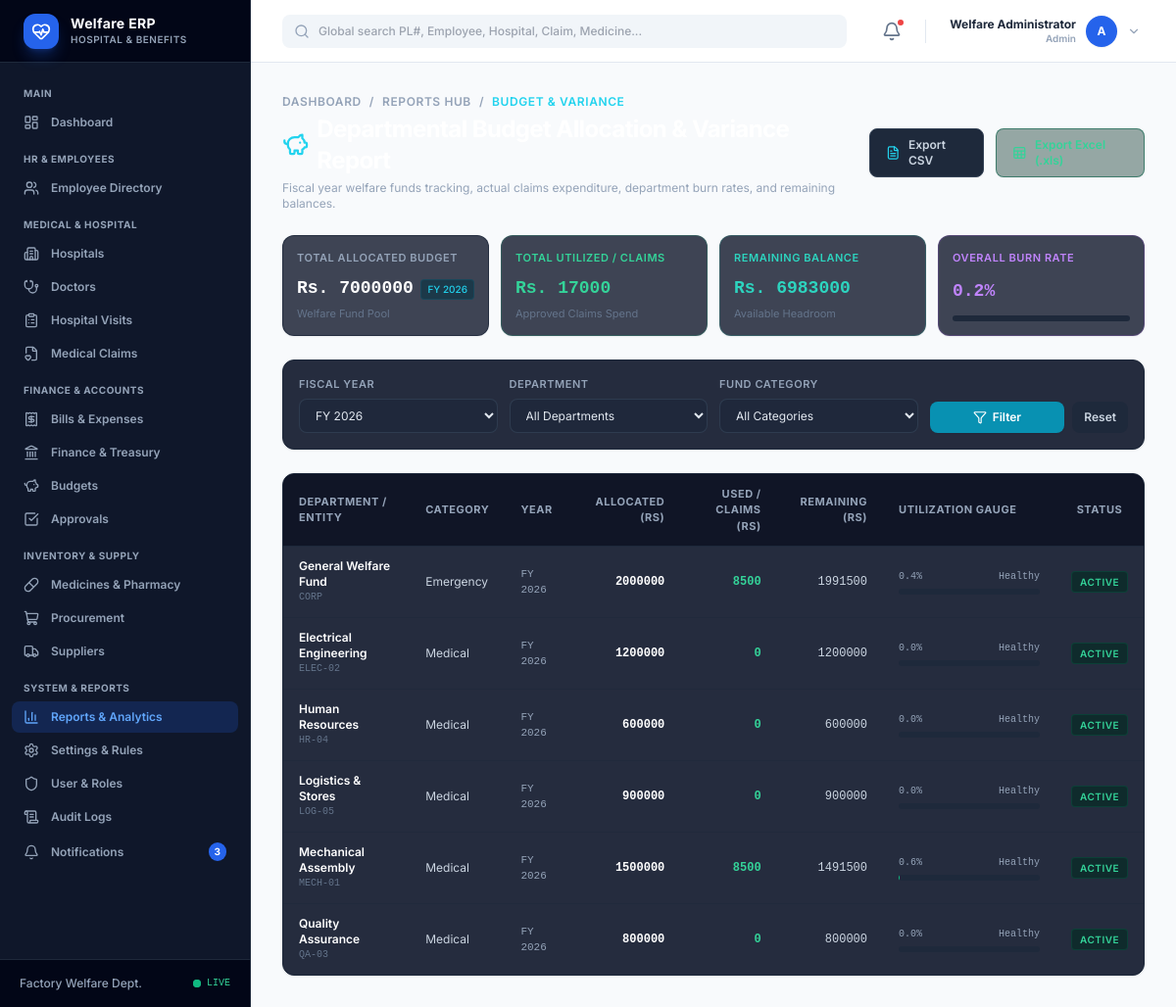
Before: /reports/budget/ (signed in) with the older database file.
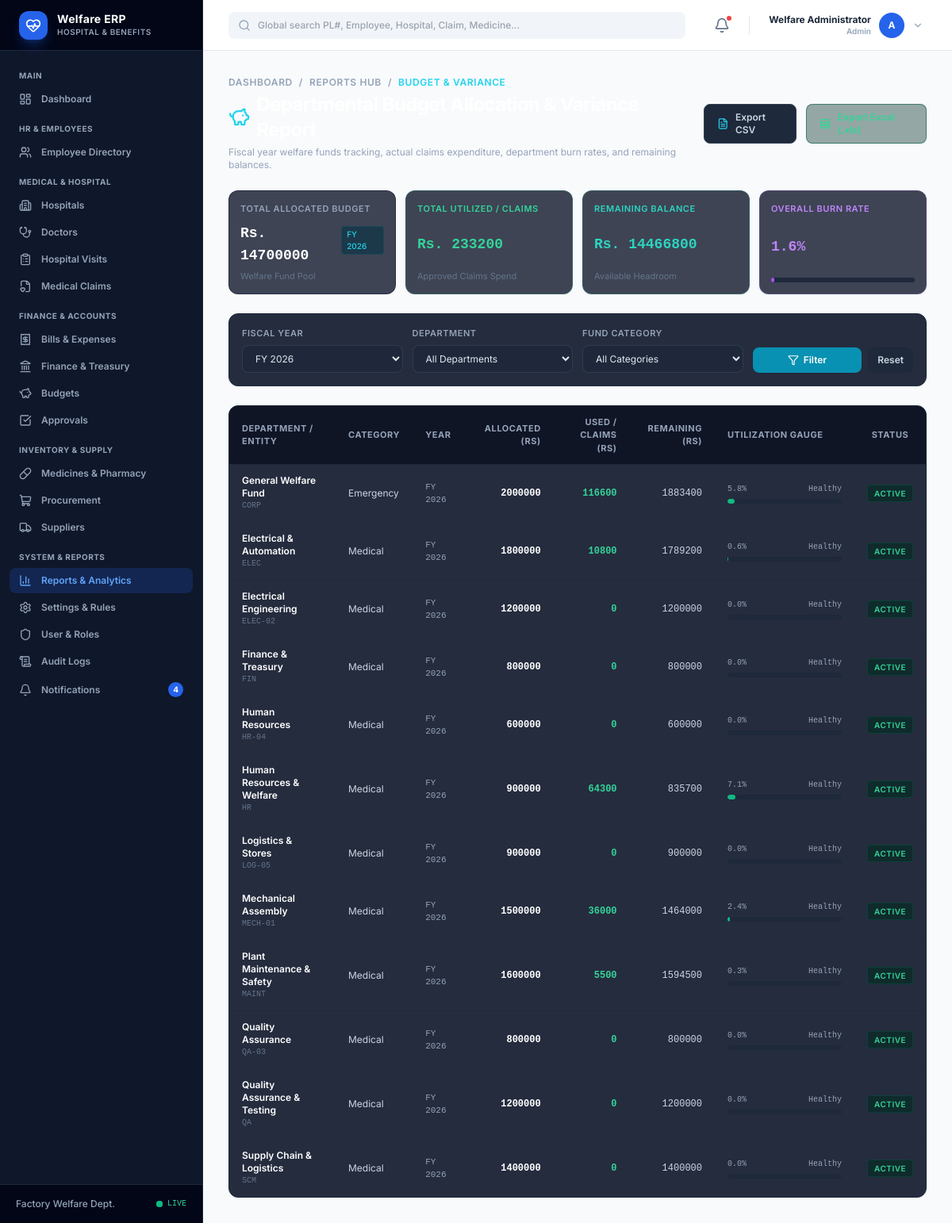
After: the same page with the newer database file.
### welfare_app/models.py (models this page shows, shortened)
class Budget(models.Model):
    CATEGORY_CHOICES = [
        ('Medical', 'Medical Welfare Fund'),
        ('Operational', 'Operational Welfare'),
        ('Emergency', 'Emergency / Critical Health Fund'),
        ('Pharmacy', 'Pharmacy & Medicine Fund'),
        ('Other', 'Other Welfare Allocation'),
    ]
    year = models.IntegerField(default=2026)
    department = models.ForeignKey(Department, on_delete=models.SET_NULL, null=True, blank=True)
    category = models.CharField(max_length=50, choices=CATEGORY_CHOICES, default='Medical')
    allocated_amount = models.DecimalField(max_digits=15, decimal_places=2, default=0.00)
    start_date = models.DateField(blank=True, null=True)
    end_date = models.DateField(blank=True, null=True)
    description = models.TextField(blank=True, null=True)
    is_active = models.BooleanField(default=True)
    created_at = models.DateTimeField(auto_now_add=True)
    class Meta:
        unique_together = ('year', 'department', 'category')
        ordering = ['-year', 'department__name']
    @property
    def used_amount(self):
        if self.department:
            emp_ids = Employee.objects.filter(department__iexact=self.department.name).values_list('id', flat=True)
            claims_sum = MedicalClaim.objects.filter(
                employee_id__in=emp_ids,
                claim_date__year=self.year,
                claim_status__in=['Approved', 'Partially Approved', 'Paid']
            ).aggregate(total=models.Sum('approved_amount'))['total'] or 0
            return float(claims_sum)
        else:
            all_claims = MedicalClaim.objects.filter(
                claim_date__year=self.year,
                claim_status__in=['Approved', 'Partially Approved', 'Paid']
            ).aggregate(total=models.Sum('approved_amount'))['total'] or 0
            return float(all_claims)
    @property
    def remaining_amount(self):
        return max(0.0, float(self.allocated_amount) - self.used_amount)
    @property
    def utilization_percentage(self):
        if self.allocated_amount > 0:
            return min(100.0, (self.used_amount / float(self.allocated_amount)) * 100)
        return 0.0

class Department(models.Model):
    name = models.CharField(max_length=120, unique=True)
    code = models.CharField(max_length=50, blank=True, null=True)
    description = models.TextField(blank=True, null=True)
    is_active = models.BooleanField(default=True)
    created_at = models.DateTimeField(auto_now_add=True)
    class Meta:
        ordering = ['name']

### welfare_app/views/reports.py (the view)
# urls.py: path('reports/budget/', views.budget_report, name='budget_report'),
@login_required
def budget_report(request):
    current_year = timezone.now().year
    year_str = request.GET.get('year', str(current_year)).strip()
    try:
        year = int(year_str)
    except ValueError:
        year = current_year
    dept_filter = request.GET.get('department', '').strip()
    category_filter = request.GET.get('category', '').strip()
    budgets = Budget.objects.filter(year=year).select_related('department')
    if dept_filter:
        budgets = budgets.filter(department__name__icontains=dept_filter)
    if category_filter:
        budgets = budgets.filter(category=category_filter)
    budget_rows = []
    total_allocated = 0
    total_used = 0
    for b in budgets.order_by('department__name', 'category'):
        allocated = float(b.allocated_amount)
        used = float(b.used_amount)
        remaining = float(b.remaining_amount)
        util_pct = b.utilization_percentage
        total_allocated += allocated
        total_used += used
        budget_rows.append({
            'budget': b,
            'allocated': allocated,
            'used': used,
            'remaining': remaining,
            'util_pct': util_pct,
        })
    total_remaining = max(0.0, total_allocated - total_used)
    overall_util_pct = (total_used / total_allocated * 100) if total_allocated > 0 else 0
    years = Budget.objects.values_list('year', flat=True).distinct().order_by('-year')
    if not years:
        years = [current_year]
    departments = Department.objects.filter(is_active=True).values_list('name', flat=True)
    return render(request, 'welfare_app/reports/budget.html', {
        'budget_rows': budget_rows,
        'year': year,
        'years': years,
        'department': dept_filter,
        'category': category_filter,
        'departments': departments,
        'total_allocated': total_allocated,
        'total_used': total_used,
        'total_remaining': total_remaining,
        'overall_util_pct': overall_util_pct,
        'active_nav': 'reports',
    })

### welfare_app/context_processors.py (called while the page is built)
def welfare_context(request):
    context = {
        'app_name': 'Welfare ERP',
        'app_subtitle': 'Hospital Management System',
    }
    if request.user.is_authenticated:
        context['unread_notifications_count'] = Notification.objects.filter(
            user=request.user, is_read=False
        ).count()
        try:
            context['user_profile'] = request.user.profile
            context['user_role'] = request.user.profile.role
        except Exception:
            context['user_profile'] = None
            context['user_role'] = 'Admin' if request.user.is_superuser else 'Employee'
    return context

### welfare_app/templatetags/welfare_tags.py (called while the page is built)
@register.simple_tag(takes_context=True)
def is_active_nav(context, nav_name):
    active_nav = context.get('active_nav', '')
    if active_nav == nav_name:
        return 'bg-blue-600/20 text-blue-400'
    return 'text-slate-400 hover:bg-slate-800 hover:text-white'

### welfare_app/utils/helpers.py (called while the page is built)
def get_client_ip(request):
    x_forwarded_for = request.META.get('HTTP_X_FORWARDED_FOR')
    if x_forwarded_for:
        ip = x_forwarded_for.split(',')[0]
    else:
        ip = request.META.get('REMOTE_ADDR')
    return ip

### welfare_app/templates/welfare_app/reports/budget.html (shortened to what the changed rows need)
{% extends "welfare_app/base.html" %}
{% load static %}
{% block content %}
<div class="space-y-6">
  <div class="flex flex-col md:flex-row md:items-center md:justify-between gap-4">
    <div>
      <h1 class="text-2xl font-bold text-white tracking-tight flex items-center gap-2">
        <i data-lucide="piggy-bank" class="w-7 h-7 text-cyan-400"></i>
      </h1>
    </div>
  </div>
  <div class="grid grid-cols-2 sm:grid-cols-4 gap-3">
    <div class="bg-slate-900/80 border border-slate-800/80 rounded-xl p-3.5 flex flex-col justify-between shadow-sm">
      <div class="mt-2 flex items-baseline justify-between">
        <div class="text-lg font-bold text-white font-mono">Rs. {{ total_allocated|floatformat:0 }}</div>
        <span class="text-[10px] text-cyan-400 font-medium bg-cyan-950/60 border border-cyan-800/40 px-1.5 py-0.5 rounded">FY {{ year }}</span>
      </div>
    </div>
    <div class="bg-slate-900/80 border border-emerald-500/20 rounded-xl p-3.5 flex flex-col justify-between shadow-sm">
      <div class="mt-2 flex items-baseline justify-between">
        <div class="text-lg font-bold text-emerald-400 font-mono">Rs. {{ total_used|floatformat:0 }}</div>
      </div>
    </div>
    <div class="bg-slate-900/80 border border-teal-500/20 rounded-xl p-3.5 flex flex-col justify-between shadow-sm">
      <div class="mt-2 flex items-baseline justify-between">
        <div class="text-lg font-bold text-teal-400 font-mono">Rs. {{ total_remaining|floatformat:0 }}</div>
      </div>
    </div>
    <div class="bg-slate-900/80 border border-purple-500/20 rounded-xl p-3.5 flex flex-col justify-between shadow-sm">
      <div class="mt-2 flex items-baseline justify-between">
        <div class="text-lg font-bold text-purple-400 font-mono">{{ overall_util_pct|floatformat:1 }}%</div>
      </div>
      <div class="w-full bg-slate-800 h-1.5 rounded-full mt-2 overflow-hidden">
        <div class="bg-purple-500 h-full rounded-full" style="width: {{ overall_util_pct|floatformat:0 }}%"></div>
      </div>
    </div>
  </div>
  <div class="bg-slate-900/90 border border-slate-800 rounded-xl overflow-hidden shadow-sm">
    <div class="overflow-x-auto">
      <table class="w-full text-left border-collapse">
        <thead>
          <tr class="bg-slate-950/60 border-b border-slate-800 text-[11px] font-semibold text-slate-400 uppercase tracking-wider">
            <th class="py-3 px-4">Department / Entity</th>
            <th class="py-3 px-4">Category</th>
            <th class="py-3 px-4">Year</th>
            <th class="py-3 px-4 text-right">Allocated (Rs)</th>
            <th class="py-3 px-4 text-right">Used / Claims (Rs)</th>
            <th class="py-3 px-4 text-right">Remaining (Rs)</th>
            <th class="py-3 px-4 w-44">Utilization Gauge</th>
            <th class="py-3 px-4 text-center">Status</th>
          </tr>
        </thead>
        <tbody class="divide-y divide-slate-800/60 text-xs">
          {% for row in budget_rows %}
          <tr class="hover:bg-slate-800/40 transition-colors">
            <td class="py-3 px-4">
              <div class="font-semibold text-white">{{ row.budget.department.name|default:'General Welfare Fund' }}</div>
              <div class="text-[10px] text-slate-500 font-mono">{{ row.budget.department.code|default:'CORP' }}</div>
            </td>
            <td class="py-3 px-4 text-slate-300">
              {{ row.budget.category }}
            </td>
            <td class="py-3 px-4 text-slate-400 font-mono text-[11px]">
              FY {{ row.budget.year }}
            </td>
            <td class="py-3 px-4 text-right font-mono font-bold text-white">
              {{ row.allocated|floatformat:0 }}
            </td>
            <td class="py-3 px-4 text-right font-mono text-emerald-400 font-bold">
              {{ row.used|floatformat:0 }}
            </td>
            <td class="py-3 px-4 text-right font-mono text-slate-300">
              {{ row.remaining|floatformat:0 }}
            </td>
            <td class="py-3 px-4">
              <div class="flex items-center justify-between text-[10px] font-mono text-slate-400 mb-1">
                <span>{{ row.util_pct|floatformat:1 }}%</span>
                <span>{% if row.util_pct > 90 %}Critical{% elif row.util_pct > 70 %}High{% else %}Healthy{% endif %}</span>
              </div>
              <div class="w-full bg-slate-800 h-1.5 rounded-full overflow-hidden">
                <div class="h-full rounded-full {% if row.util_pct > 90 %}bg-rose-500{% elif row.util_pct > 70 %}bg-amber-500{% else %}bg-emerald-500{% endif %}"
                     style="width: {{ row.util_pct|floatformat:0 }}%"></div>
              </div>
            </td>
            <td class="py-3 px-4 text-center">
              <span class="inline-block px-2 py-0.5 rounded text-[10px] font-semibold uppercase tracking-wider
                {% if row.budget.is_active %}bg-emerald-950/60 border border-emerald-800/40 text-emerald-400
                {% else %}bg-slate-800 border border-slate-700 text-slate-400{% endif %}">
                {% if row.budget.is_active %}Active{% else %}Closed{% endif %}
              </span>
            </td>
          </tr>
          {% endfor %}
        </tbody>
      </table>
    </div>
  </div>
</div>
{% endblock %}

### welfare_app/templates/welfare_app/base.html (shortened to what the changed rows need)
{% load welfare_tags %}
<!DOCTYPE html>
<html lang="en">
<head>
    <script src="https://cdn.tailwindcss.com"></script>
</head>
<body class="bg-slate-50 text-slate-800 antialiased font-sans flex h-screen overflow-hidden" x-data="{ sidebarOpen: false }">
    <aside :class="sidebarOpen ? 'translate-x-0' : '-translate-x-full'"
           class="fixed md:static inset-y-0 left-0 z-50 w-64 bg-slate-900 text-slate-300 flex flex-col justify-between transition-transform duration-300 md:translate-x-0 border-r border-slate-800 flex-shrink-0 h-full">
        <div class="flex flex-col h-full overflow-hidden">
            <a href="{% url 'dashboard' %}" class="flex items-center gap-3 px-6 h-16 bg-slate-950 border-b border-slate-800 hover:bg-slate-900/50 transition">
                <div>
                    <h1 class="font-bold text-white text-sm leading-tight tracking-wide">Welfare ERP</h1>
                </div>
            </a>
            <nav class="flex-1 overflow-y-auto py-3 px-3 space-y-0.5 custom-scrollbar">
                <a href="{% url 'notification_list' %}" class="flex items-center gap-3 px-3 py-2 rounded-lg transition-colors {% is_active_nav 'notifications' %}">
                    <i data-lucide="bell" class="w-4 h-4"></i>
                    <span class="text-xs font-semibold">Notifications</span>
                    {% if unread_notifications_count %}
                    <span class="ml-auto px-1.5 py-0.5 text-[10px] font-bold bg-blue-600 text-white rounded-full">{{ unread_notifications_count }}</span>
                    {% endif %}
                </a>
            </nav>
        </div>
    </aside>
    <div class="flex-1 flex flex-col h-full overflow-hidden min-w-0">
        <main class="flex-1 overflow-y-auto p-4 sm:p-8 bg-slate-50">
            {% block content %}{% endblock %}
        </main>
    </div>
</body>
</html>

Changed rows visible on the page:
computed for Budget "General Welfare Fund": used "8500" → "116600"; remaining "1991500" → "1883400"; util_pct "0.4" → "5.8"
added Budget: budget.department.name "Electrical & Automation", budget.department.code "ELEC", budget.category "Medical", budget.year "2026", allocated "1800000", used "10800", remaining "1789200", util_pct "0.6", is_active "ACTIVE"
added Budget: budget.department.name "Finance & Treasury", budget.department.code "FIN", budget.category "Medical", budget.year "2026", allocated "800000", used "0", remaining "800000", util_pct "0.0", is_active "ACTIVE"
added Budget: budget.department.name "Human Resources & Welfare", budget.department.code "HR", budget.category "Medical", budget.year "2026", allocated "900000", used "64300", remaining "835700", util_pct "7.1", {{ row.util_pct|floatformat:0 }} 7 (drawn), is_active "ACTIVE"
computed for Budget "Mechanical Assembly": used "8500" → "36000"; remaining "1491500" → "1464000"; util_pct "0.6" → "2.4"
added Budget: budget.department.name "Plant Maintenance & Safety", budget.department.code "MAINT", budget.category "Medical", budget.year "2026", allocated "1600000", used "5500", remaining "1594500", util_pct "0.3", is_active "ACTIVE"
added Budget: budget.department.name "Quality Assurance & Testing", budget.department.code "QA", budget.category "Medical", budget.year "2026", allocated "1200000", used "0", remaining "1200000", util_pct "0.0", is_active "ACTIVE"
added Budget: budget.department.name "Supply Chain & Logistics", budget.department.code "SCM", budget.category "Medical", budget.year "2026", allocated "1400000", used "0", remaining "1400000", util_pct "0.0", is_active "ACTIVE"
Other visible differences:
{{ unread_notifications_count }}: "3" → "4"
{{ total_allocated|floatformat:0 }}: "7000000" → "14700000"
{{ total_used|floatformat:0 }}: "17000" → "233200"
{{ total_remaining|floatformat:0 }}: "6983000" → "14466800"
{{ overall_util_pct|floatformat:1 }}: "0.2" → "1.6"
